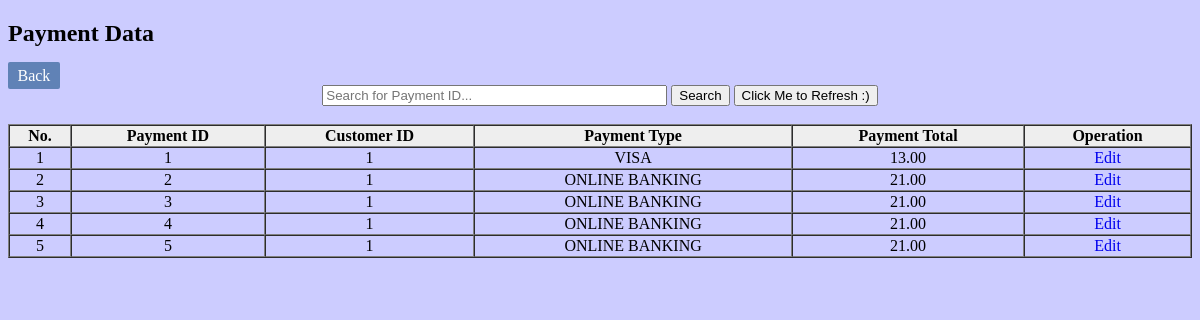
The page /payment_list.php on the database as committed earlier.
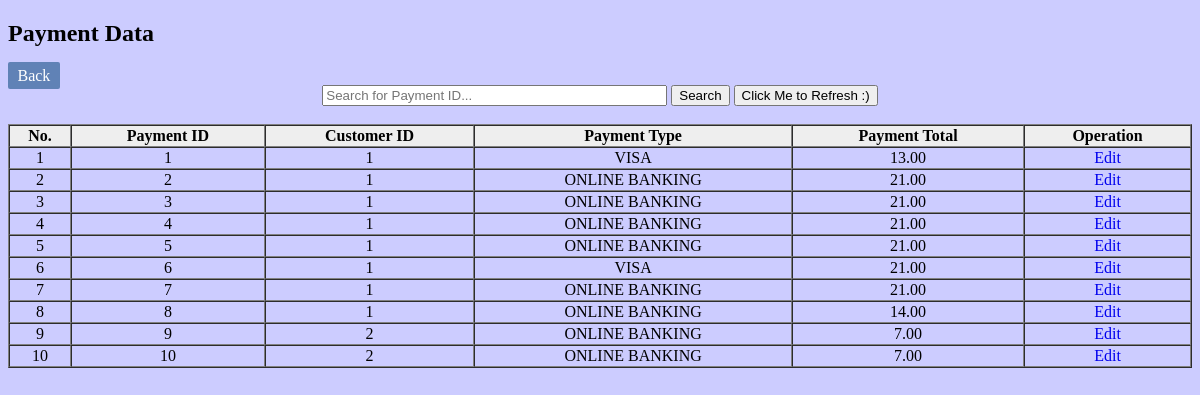
The same page on the database as committed later.
### tables this page shows
CREATE TABLE `payment` (
  `payment_id` int(6) NOT NULL,
  `cust_id` int(6) NOT NULL,
  `payment_type` varchar(50) NOT NULL,
  `payment_total` decimal(10,2) NOT NULL
);

### payment_list.php (the view, shortened to what this page needs)
<!DOCTYPE html>
<html>
<head>
</head>
<body style="background-color:#CCCCFF;">
	<h2>Payment Data</h2>
	<a href="admin_page.php" style="padding: 0.4% 0.8%;background-color: #6082B6;color: #fff;border-radius: 2px;text-decoration: none;">Back</a>
	<center>
	<form action="" method="post">
		<input type="text" name="keyword" size="40" autofocus placeholder="Search for Payment ID..." autocomplete="off">
		<button type="submit" name="search">Search</button>
		<a href="payment_list.php">
        	<button>Click Me to Refresh :)</button>
     	</a>
	</form>
	</center>
	<br>
	<table border="1" cellspacing="0" width="100%">
		<tr style="text-align: center;font-weight: bold;background-color: #eee;">
			<td>No.</td>
			<td>Payment ID</td>
			<td>Customer ID</td>
			<td>Payment Type</td>
			<td>Payment Total</td>
			<td>Operation</td>
		</tr>
		<?php
		include("db_connection.php");
		$no = 1;
		if(isset($_POST['search']))
		{
			$select = search($_POST['keyword']);
		}else {
			$select = mysqli_query($con, "SELECT * FROM `payment`;");
		}
		if(mysqli_num_rows($select) > 0){
		while($hasil = mysqli_fetch_array($select)){
			?>
			<tr style="text-align: center;">
				<td><?php echo $no++; ?></td>
				<td><?php echo $hasil['payment_id']; ?></td>
				<td><?php echo $hasil['cust_id']; ?></td>
				<td><?php echo $hasil['payment_type']; ?></td>
				<td><?php echo $hasil['payment_total']; ?></td>
				<td>
					<a href="payment_edit_form.php?payment_id=<?php echo $hasil['payment_id'] ?>" style="text-decoration: none;">Edit</a>
				</td>
			</tr>
			<?php }}else{ ?>
			<tr>
				<td colspan="13" align="center">Empty Data</td>
			</tr>
			<?php } ?>
	</table>
</body>
</html>

Rows that differ between the two databases and show on the page:
added payment: payment_id "6", cust "1", payment_type "VISA", payment_total "21.00"
added payment: payment_id "7", cust "1", payment_type "ONLINE BANKING", payment_total "21.00"
added payment: payment_id "8", cust "1", payment_type "ONLINE BANKING", payment_total "14.00"
added payment: payment_id "9", cust "2", payment_type "ONLINE BANKING", payment_total "7.00"
added payment: payment_id "10", cust "2", payment_type "ONLINE BANKING", payment_total "7.00"
